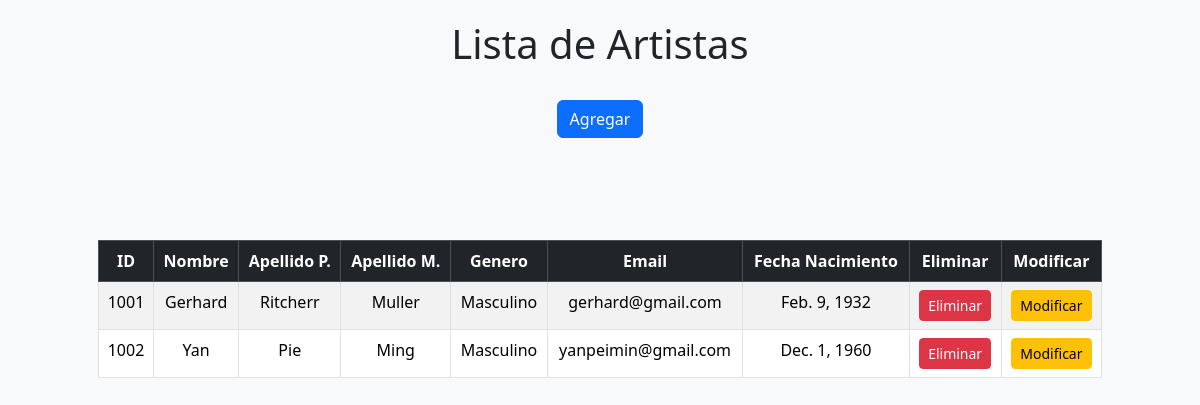
The app's page /groundzero/crud with its own data.
### groundzero/models.py (models this page shows, shortened)
class Artista(models.Model):
    id = models.CharField(primary_key=True, max_length=10)
    nombre = models.CharField(max_length=20)
    apellido_paterno = models.CharField(max_length=20)
    apellido_materno = models.CharField(max_length=20)
    fecha_nacimiento = models.DateField(blank=False, null=False)
    id_genero = models.ForeignKey('Genero',on_delete=models.CASCADE, db_column='idGenero')
    email = models.EmailField(unique=True, max_length=100, blank=True, null=True)
    activo = models.IntegerField()

class Genero(models.Model):
    id_genero = models.AutoField(db_column='idGenero', primary_key=True)
    genero = models.CharField(max_length=20, blank=False, null=False)
    def __str__(self):
        return str(self.genero)

### groundzero/views.py (the view)
# urls.py: path('crud', views.crud, name='crud'),
def crud(request):
    artistas = Artista.objects.all()
    context = {'artistas':artistas}
    return render(request, 'groundzero/artistas_list.html',context)

### groundzero/templates/groundzero/artistas_list.html (shortened to what this page needs)
<!DOCTYPE html>
<html lang="en">
<head>
    <link href="https://cdn.jsdelivr.net/npm/bootstrap@5.3.3/dist/css/bootstrap.min.css" rel="stylesheet"
>
</head>
<body>
    <div class="container text-center">
        <h1>Lista de Artistas</h1>
        <br>
        <a href="{% url 'artistasAdd' %}" class="btn btn-primary btn-add">Agregar</a>
        <div class="table-wrapper">
            <table class="table table-striped table-bordered">
                <thead class="table-dark">
                    {% if artistas %}
                        <tr>
                            <th>ID</th>
                            <th>Nombre</th>
                            <th>Apellido P.</th>
                            <th>Apellido M.</th>
                            <th>Genero</th>
                            <th>Email</th>
                            <th>Fecha Nacimiento</th>
                            <th>Eliminar</th>
                            <th>Modificar</th>
                        </tr>
                    {% endif %}
                </thead>
                <tbody>
                    {% for x in artistas %}
                        <tr>
                            <td>{{ x.id }}</td>
                            <td>{{ x.nombre }}</td>
                            <td>{{ x.apellido_paterno }}</td>
                            <td>{{ x.apellido_materno }}</td>
                            <td>{{ x.id_genero }}</td>
                            <td>{{ x.email }}</td>
                            <td>{{ x.fecha_nacimiento }}</td>
                            <td><a href="{% url 'artistas_del' pk=x.id %}" class="btn btn-danger btn-sm">Eliminar</a></td>
                            <td><a href="{% url 'artistas_findEdit' pk=x.id %}" class="btn btn-warning btn-sm">Modificar</a></td>
                        </tr>
                    {% endfor %}
                </tbody>
            </table>
        </div>
    </div>
</body>
</html>

### groundzero/templates/groundzero/artistas_list.html (style rules this page uses)
body { background-color: #f8f9fa; }
.table-wrapper { margin: 50px auto; width: 90%; max-width: 1200px; }
h1 { margin-top: 20px; }
.btn-add { margin-bottom: 20px; }

### records on screen
Artista: id "1001", nombre "Gerhard", apellido_paterno "Ritcherr", apellido_materno "Muller", id_genero "Masculino", email "gerhard@gmail.com", fecha_nacimiento "Feb. 9, 1932"
Artista: id "1002", nombre "Yan", apellido_paterno "Pie", apellido_materno "Ming", id_genero "Masculino", email "yanpeimin@gmail.com", fecha_nacimiento "Dec. 1, 1960"
